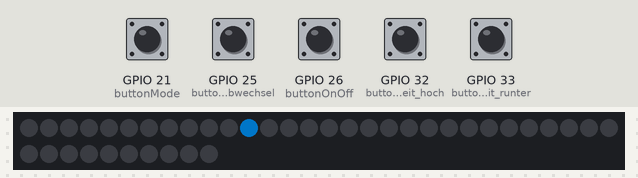
This sketch was run on a simulated ESP32. On the bench: 40 RGB LEDs in strip order, left to right, continuing on the next row. The test bench sets the inputs (shaded band); at power-on: GPIO 21 (buttonMode), GPIO 25 (buttonFarbwechsel), GPIO 26 (buttonOnOff), GPIO 32 (buttonHelligkeit_hoch), GPIO 33 (buttonHelligkeit_runter) HIGH. Dim RGB values are drawn brighter than linear.

Above: at 1.25 s.
1.3 s: GPIO 21 (buttonMode) pulled LOW for 0.15 s
At 2.7 s:
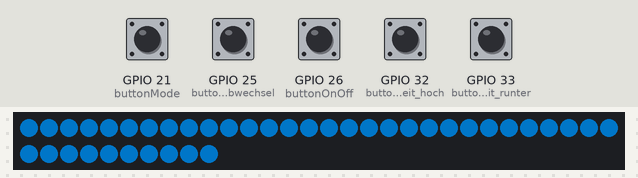
3.0 s: GPIO 25 (buttonFarbwechsel) pulled LOW for 1 s
At 3.3 s:
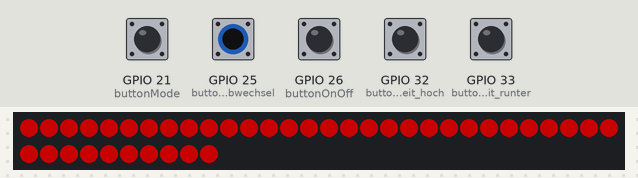
At 3.7 s:
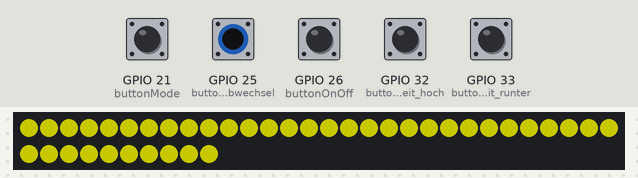
5.5 s: GPIO 21 (buttonMode) pulled LOW for 1 s
At 5.9 s:
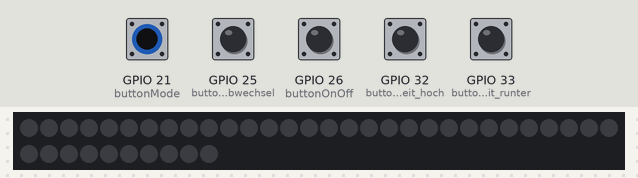
7.1 s: GPIO 25 (buttonFarbwechsel) pulled LOW for 0.15 s
7.8 s: GPIO 25 (buttonFarbwechsel) pulled LOW for 0.15 s
8.5 s: GPIO 25 (buttonFarbwechsel) pulled LOW for 0.15 s
Timing chart, 0 to 10.2 s (numbered marks = the images above; inputs shaded):
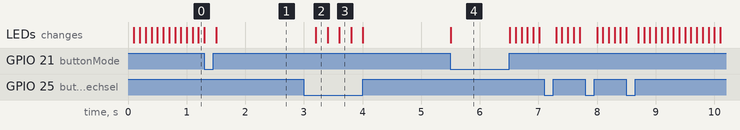

The sketch:

sketch_LF7_PraxisProjekt.ino
```cpp
#include <Adafruit_NeoPixel.h>

// Tasten-Pins
#define buttonHelligkeit_hoch 32
#define buttonHelligkeit_runter 33
#define buttonFarbwechsel 25
#define buttonOnOff 26
#define buttonMode 21

// LED-Strip
#define LED_PIN    18
#define NUM_LEDS   40

// Timer
unsigned long previousMillis = 0;
const long interval = 100;  // Intervall für Effekte
int currentLED = 0;
int pulseBrightness = 0;
int pulseStep = 5;  // Schrittweite fürs Pulsieren

// Zustände
int brightness = 100;
bool ledsOn = true;
int colorIndex = 0;
int mode = 0; // 0 = Lauflicht, 1 = alle an, 2 = pulsierend

Adafruit_NeoPixel strip(NUM_LEDS, LED_PIN, NEO_GRB + NEO_KHZ800);

// Farben zur Auswahl
uint32_t colors[] = {
  strip.Color(0, 150, 255),   // Blau
  strip.Color(255, 0, 0),     // Rot
  strip.Color(0, 255, 0),     // Grün
  strip.Color(255, 255, 0),   // Gelb
  strip.Color(255, 255, 255)  // Weiß
};
const int numColors = sizeof(colors) / sizeof(colors[0]);

void setup() {
  Serial.begin(9600);

  pinMode(buttonHelligkeit_hoch, INPUT_PULLUP);
  pinMode(buttonHelligkeit_runter, INPUT_PULLUP);
  pinMode(buttonFarbwechsel, INPUT_PULLUP);
  pinMode(buttonOnOff, INPUT_PULLUP);
  pinMode(buttonMode, INPUT_PULLUP);

  strip.begin();
  strip.setBrightness(brightness);
  strip.show();
}

void loop() {
  unsigned long currentMillis = millis();

  if (ledsOn) {
    if (currentMillis - previousMillis >= interval) {
      previousMillis = currentMillis;

      switch (mode) {
        case 0: // Lauflicht
          strip.clear();
          strip.setPixelColor(currentLED, colors[colorIndex]);
          strip.show();
          currentLED = (currentLED + 1) % NUM_LEDS;
          break;

        case 1: // Alle an (statisch)
          for (int i = 0; i < NUM_LEDS; i++) {
            strip.setPixelColor(i, colors[colorIndex]);
          }
          strip.show();
          break;

        case 2: // Pulsierender Effekt
          pulseBrightness += pulseStep;
          if (pulseBrightness >= brightness || pulseBrightness <= 0) {
            pulseStep = -pulseStep; // Richtung umkehren
            pulseBrightness = constrain(pulseBrightness, 0, brightness);
          }

          strip.clear();
          for (int i = 0; i < NUM_LEDS; i++) {
            uint32_t color = colors[colorIndex];
            uint8_t r = (uint8_t)((color >> 16) & 0xFF);
            uint8_t g = (uint8_t)((color >> 8) & 0xFF);
            uint8_t b = (uint8_t)(color & 0xFF);
            strip.setPixelColor(i, strip.Color(
              (r * pulseBrightness) / 255,
              (g * pulseBrightness) / 255,
              (b * pulseBrightness) / 255
            ));
          }
          strip.show();
          break;
      }
    }
  }

  // --- Tastenabfragen ---

  // Helligkeit erhöhen
  if (digitalRead(buttonHelligkeit_hoch) == LOW) {
    brightness = min(255, brightness + 20);
    strip.setBrightness(brightness);
    strip.show();
    delay(200);
  }

  // Helligkeit verringern
  if (digitalRead(buttonHelligkeit_runter) == LOW) {
    brightness = max(0, brightness - 20);
    strip.setBrightness(brightness);
    strip.show();
    delay(200);
  }

  // Farbe wechseln
  if (digitalRead(buttonFarbwechsel) == LOW) {
    colorIndex = (colorIndex + 1) % numColors;
    delay(200);
  }

  // LEDs ein/aus
  if (digitalRead(buttonOnOff) == LOW) {
    ledsOn = !ledsOn;
    strip.clear();
    strip.show();
    delay(200);
  }

  // Modus wechseln
  if (digitalRead(buttonMode) == LOW) {
    mode = (mode + 1) % 3; // 0 → 1 → 2 → 0 ...
    strip.clear();
    strip.show();
    delay(200);
  }
}
```

Measured:
- after the input at 1.3 s, the LEDs: first change at once (image 1 shows a later state)
- after the input at 3.0 s, the LEDs: change after 0.20 s (image 2)
- after the input at 5.5 s, the LEDs: change at once (image 4)
